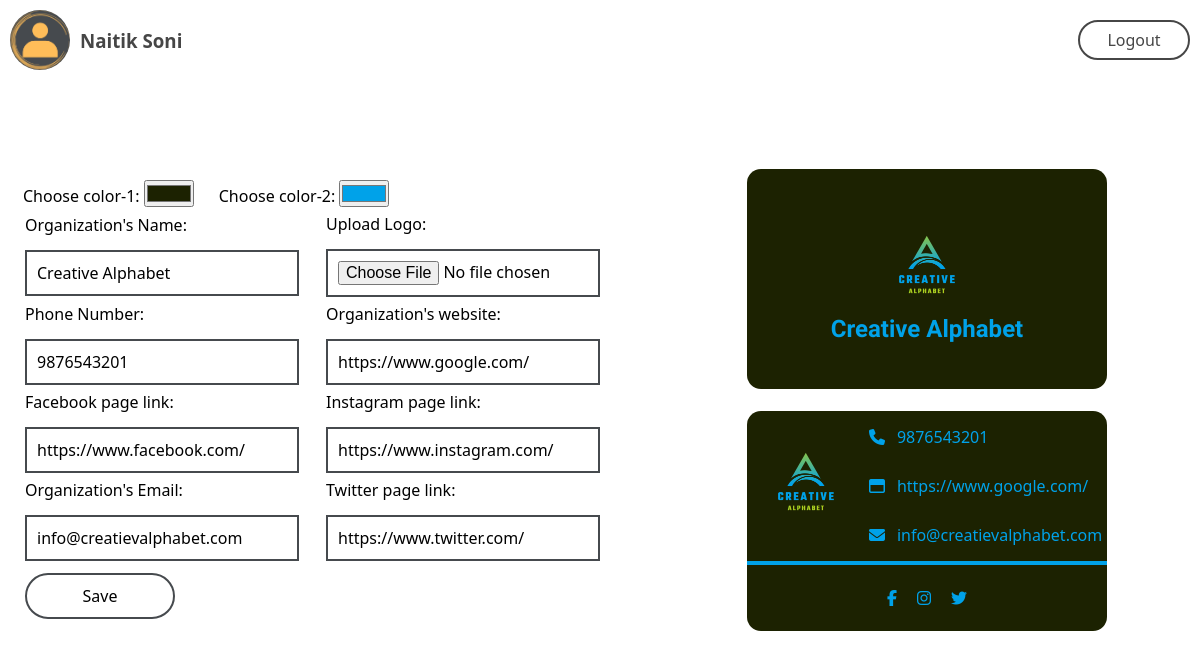
Page /editcard.php (signed in) on the committed database.
### tables this page shows
CREATE TABLE `userinformation` (
  `Id` int(11) NOT NULL,
  `Name` varchar(30) NOT NULL,
  `Email` varchar(30) NOT NULL,
  `Phone Number` varchar(10) NOT NULL,
  `Password` varchar(30) NOT NULL
);

CREATE TABLE `card` (
  `ID` int(11) NOT NULL,
  `Email` varchar(30) NOT NULL,
  `OName` varchar(30) NOT NULL,
  `Logo` blob NOT NULL,
  `Phone number` varchar(10) NOT NULL,
  `Website` varchar(100) NOT NULL,
  `Facebook` varchar(100) NOT NULL,
  `Instagram` varchar(100) NOT NULL,
  `OEmail` varchar(30) NOT NULL,
  `Twitter` varchar(100) NOT NULL,
  `Color-1` varchar(7) NOT NULL,
  `Color-2` varchar(7) NOT NULL
);

### editcard.php (the view, shortened to what this page needs)
<?php
    include "ConnectDB.php";
    $email = $_SESSION['usermail'];
    $sql = "SELECT `Name` FROM `userinformation` WHERE Email = '$email'";
    $result = $conn->query($sql);
    $row = $result->fetch_assoc();
    $name = $row['Name'];
    $sql = "SELECT `OName`, `Logo`, `Phone number`, `Website`, `Facebook`, `Instagram`, `OEmail`, `Twitter`, `Color-1`, `Color-2` FROM `card` WHERE Email='$email'";
    $result = $conn->query($sql);
    $row = $result->fetch_assoc();
    $Oname = $row['OName'];
    $pnumber = $row['Phone number'];
    $website = $row['Website'];
    $facebook = $row['Facebook'];
    $insta = $row['Instagram'];
    $twitter = $row['Twitter'];
    $oemail = $row['OEmail'];
    $color1 = $row['Color-1'];
    $color2 = $row['Color-2'];
    $logo = $row['Logo'];
    $path = "./Logo/";
?>
<!DOCTYPE html>
<html lang="en">
<head>
    <link rel="stylesheet" href="main.css">
</head>
<body>
    <header class="user">
        <img src="user.png" alt="">
        <h3><?php echo $name; ?></h3>
        <a href="login.php">Logout</a>
    </header>
    <form  method="post" action="<?php echo htmlspecialchars($_SERVER["PHP_SELF"]);?>" enctype='multipart/form-data'>
        <table>
            <tr>
                <td>
                    Organization's Name: <br>
                    <input type="text" value="<?php echo $Oname; ?>" name="name" required>
                </td>
                <td>
                    Upload Logo: <br>
                    <input type="file" name="photo" accept=".jpg, .jpeg, .png" required>
                </td>
            </tr>
            <tr>
                <td>
                    Phone Number: <br>
                    <input type="tel" name="pnumber" value="<?php echo $pnumber; ?>" pattern="[0-9]{10}" required>
                </td>
                <td>
                    Organization's website: <br>
                    <input type="url" name="website" value="<?php echo $website; ?>" required>
                </td>
            </tr>
            <tr>
                <td>
                    Facebook page link: <br>
                    <input type="url" name="facebook" value="<?php echo $facebook; ?>" required>
                </td>
                <td>
                    Instagram page link:
                    <input type="url" name="instagram" value="<?php echo $insta; ?>" required>
                </td>
            </tr>
            <tr>
                <td>
                    Organization's Email: <br>
                    <input type="email" name="email" value="<?php echo $oemail ?>" required>
                </td>
                <td>
                    Twitter page link: <br>
                    <input type="url" name="twitter" value="<?php echo $twitter; ?>" required>
                </td>
            </tr>
            <tr id="colors">
                <input type="color" onchange='setBgColor()' name="front" value="<?php echo $color1; ?>" id="a" required>&nbsp &nbsp &nbsp
                <input type="color" onchange='setTextColor()' name="back" value="<?php echo $color2; ?>" id="b" required>
            </tr>
            <tr colspan="2">
                <td>
                    <input type="submit" value="Save" name="change">
                </td>
            </tr>
        </table>
    </form>
    <div class="cc">
        <br><br>
        <div class="front" id="backwards">
            <img src="<?php echo $path.$logo; ?>" alt="">
            <h2 class="texts" id="cc"><?php echo $Oname ?></h2>
        </div><br>
        <div class="back" id="forths">
            <table id="table">
                <tr>
                    <td rowspan="3" id="logos">
                        <img src="<?php echo $path.$logo; ?>" alt="">
                    </td>
                    <td class="icon"><i id="fa-brands" class="fa-solid fa-phone texts"></i></td>
                    <td class="text"><p id="fa-brands" class="texts"><?php echo $pnumber; ?></p></td>
                </tr>
                <tr>
                    <td class="icon texts"><i id="fa-brands" class="fa-regular fa-window-maximize texts"></i></td>
                    <td class="text"><p id="fa-brands" class="texts"><?php echo $website; ?></p></td>
                </tr>
                <tr>
                    <td class="icon"><i id="fa-brands" class="fa-solid fa-envelope texts"></i></td>
                    <td class="text"><p id="fa-brands" class="texts"><?php echo $oemail; ?></p></td>
                </tr>
            </table>
            <div class="social texts">
                <i id="fa-brands" class="fa-brands fa-facebook-f texts" id="cc"></i>
                <i id="fa-brands" class="fa-brands fa-instagram texts" id="cc"></i>
                <i id="fa-brands" class="fa-brands fa-twitter texts" id="cc"></i>
            </div>
        </div><br><br>
    </div>
</body>
</html>

### main.css (style rules this page uses)
* { margin: 0; padding: 0; font-family: system-ui, -apple-system, BlinkMacSystemFont, 'Segoe UI', Roboto, Oxygen, Ubuntu, Cantarell, 'Open Sans', 'Helvetica Neue', sans-serif; }
body { background-color: #fff; height: 100vh; width: 100%; display: flex; justify-content: center; align-items: center; }
header { position: absolute; display: inline-flex; align-items: center; top: 0; left: 0; width: 100%; background-color: #fff; height: 80px; padding: 10px; box-sizing: border-box; }
header a { position: absolute; right: 10px; padding: 7px 14px; color: #464646; font-weight: 500; text-decoration: none; border: 2px solid #464646; border-radius: 25px; width: 80px; text-align: center; transition: 0.3s; }
header img { margin-left: 0px; width: 60px; height: 60px; border-radius: 50%; }
header h3 { margin-left: 10px; color: #464646; }
form { width: auto; height: auto; }
table { width: auto; height: auto; font-size: 1rem; }
table tr { width: auto; height: auto; line-height: 30px; }
td { width: 270px; }
td input { width: 250px; margin-top: 10px; border: 2px solid #464a4e; padding: 10px; background-color: transparent; font-size: 1rem; outline: none; transition: 0.3s; margin-right: 25px; }
form input[type="submit"] { border-radius: 25px; width: 150px; }
form tr:last-child { display: flex; align-items: center; justify-content: left; width: 100%; }
form tr:last-child td { display: flex; align-items: center; justify-content: left; }
div.cc { width: 500px; height: 80vh; margin-left: 50px; display: flex; justify-content: center; align-items: center; flex-direction: column; }
#colors { position: absolute; left: 400px; }
.cc .front { background-color: #464a4e; width: 360px; height: 220px; border-radius: 7px; display: flex; justify-content: center; align-items: center; flex-direction: column; }
.cc .back { background-color: #464a4e; width: 360px; height: 220px; border-radius: 7px; }
.front img, .back img { width: 100px; height: 100px; border-radius: 50%; }
.back td i, .back p { color: #ffbd59; }
.front h2 { color: #ffbd59; font-family: 'Tiro Telugu', serif; }
.back table { width: 100%; height: 70%; border-bottom: 4px solid #ffbd59; }
#logos { text-align: right; }
.icon { text-align: right; padding-right: 10px; }
.text { text-align: left; }
.social { width: 100%; height: 30%; display: flex; justify-content: center; align-items: center; }
.social i { margin: 0 10px; color: #ffbd59; }

### rows in the picture
userinformation: Name "Naitik Soni"
card: name "Creative Alphabet", pnumber "9876543201", website "https://www.google.com/", facebook "https://www.facebook.com/", instagram "https://www.instagram.com/", email "info@creatievalphabet.com", twitter "https://www.twitter.com/", front "#1c2201", back "#00a2e9", Logo (picture), OName "Creative Alphabet", Phone number "9876543201", Website "https://www.google.com/", OEmail "info@creatievalphabet.com"
